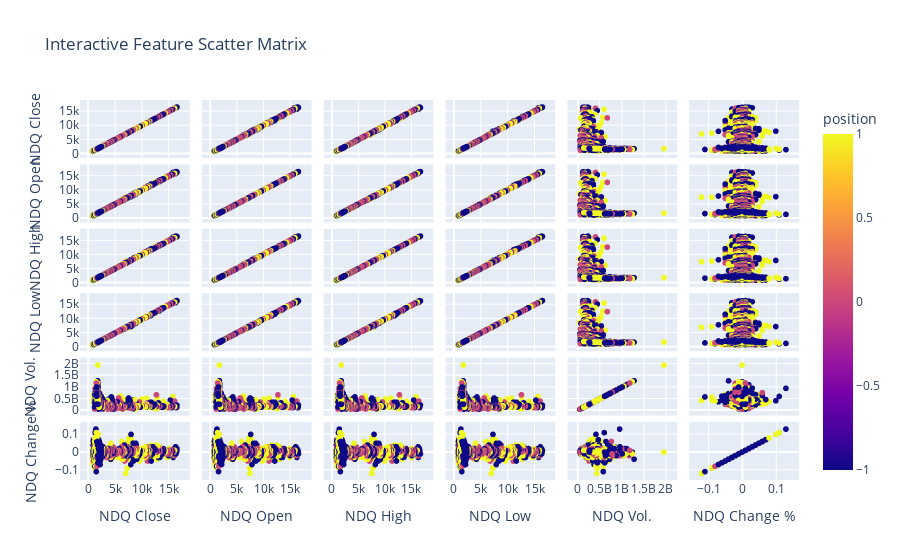

The cell this chart's notebook holds for it:
### Code cell
# Interactive plotly visualization
# Note: If this fails, run: uv add nbformat
features_to_plot = X.columns[:6].tolist() 
try:
    fig = px.scatter_matrix(
        df[features_to_plot + ['position']], 
        dimensions=features_to_plot,
        color='position',
        title='Interactive Feature Scatter Matrix'
    )
    fig.show()
except ValueError as e:
    if "nbformat" in str(e):
        print("Please install nbformat for plotly: run 'uv add nbformat' then restart kernel")
        # Fallback to matplotlib
        pd.plotting.scatter_matrix(
            df[features_to_plot], 
            c=df['position'], 
            figsize=(12, 8), 
            alpha=0.7
        )
        plt.suptitle('Feature Scatter Matrix (Matplotlib Fallback)')
        plt.show()
    else:
        raise e

### Figure 1 — Plotly figure (JSON) as saved in the notebook; plotly's stock layout.template omitted (floating-point values rounded to 4 significant figures; data arrays with more than 128 entries replaced by an {"elided": "..."} marker saying what was removed)
{"data": [{"dimensions": [{"axis": {"matches": true}, "label": "NDQ Close", "values": {"elided": "5261 float values"}}, {"axis": {"matches": true}, "label": "NDQ Open", "values": {"elided": "5261 float values"}}, {"axis": {"matches": true}, "label": "NDQ High", "values": {"elided": "5261 float values"}}, {"axis": {"matches": true}, "label": "NDQ Low", "values": {"elided": "5261 float values"}}, {"axis": {"matches": true}, "label": "NDQ Vol.", "values": {"elided": "5261 float values"}}, {"axis": {"matches": true}, "label": "NDQ Change %", "values": {"elided": "5261 float values"}}], "hovertemplate": "%{xaxis.title.text}=%{x}<br>%{yaxis.title.text}=%{y}<br>position=%{marker.color}<extra></extra>", "legendgroup": "", "marker": {"color": {"elided": "5261 int values"}, "coloraxis": "coloraxis", "symbol": "circle"}, "name": "", "showlegend": false, "type": "splom"}], "layout": {"coloraxis": {"colorbar": {"title": {"text": "position"}}, "colorscale": [[0, "#0d0887"], [0.1111, "#46039f"], [0.2222, "#7201a8"], [0.3333, "#9c179e"], [0.4444, "#bd3786"], [0.5556, "#d8576b"], [0.6667, "#ed7953"], [0.7778, "#fb9f3a"], [0.8889, "#fdca26"], [1, "#f0f921"]]}, "dragmode": "select", "legend": {"tracegroupgap": 0}, "title": {"text": "Interactive Feature Scatter Matrix"}}}
